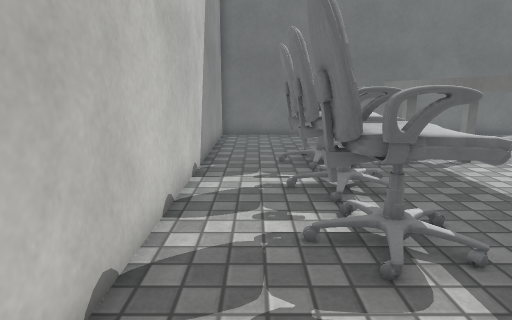
view 1 (above)

12 first-person views from a walk through a scene from a Unity 3-D project. The camera is 1.2 m above the floor, tilts 12° down and sees 75° across. The floor is counted in squares, 0.5 m on a side. Each view is taken from the middle of a square. On the plan, view 1 faces up. The plan holds only what a view shows up to about 20 squares ahead; the rest is blank. The player character is not drawn. Surface patterns are stand-ins for the level's own textures.

view 2
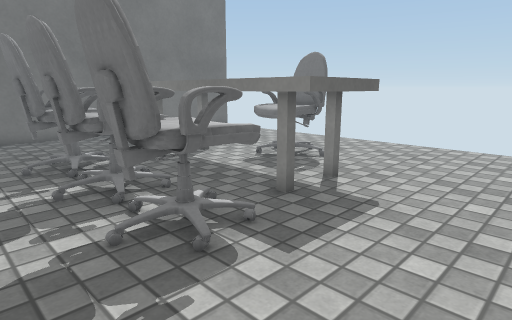

view 3
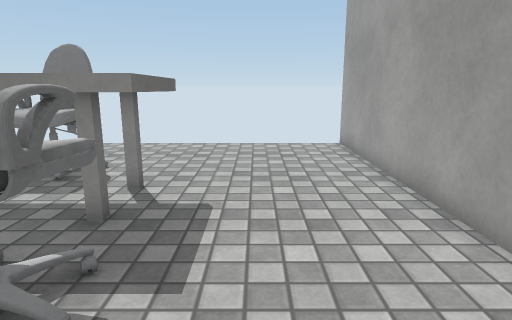

view 4
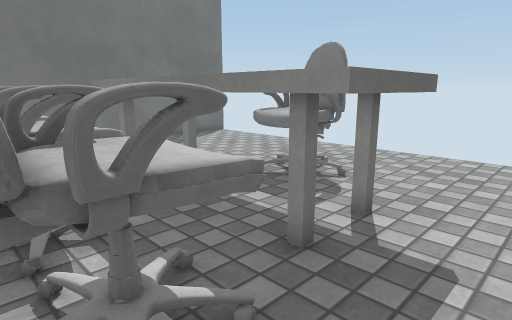

view 5
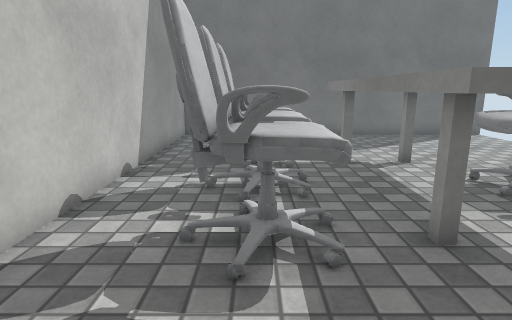

view 6
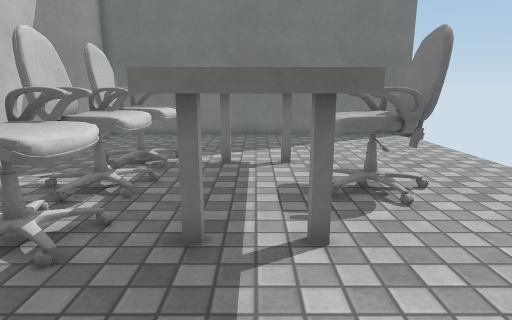

view 7
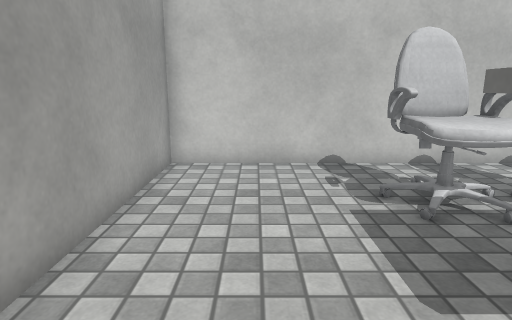

view 8
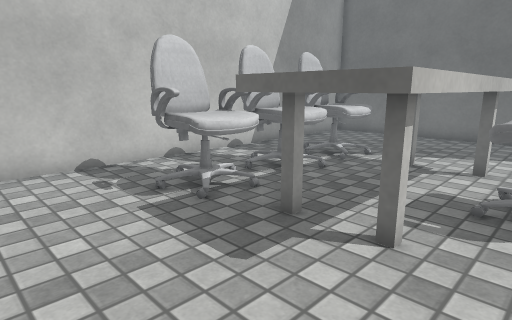

view 9
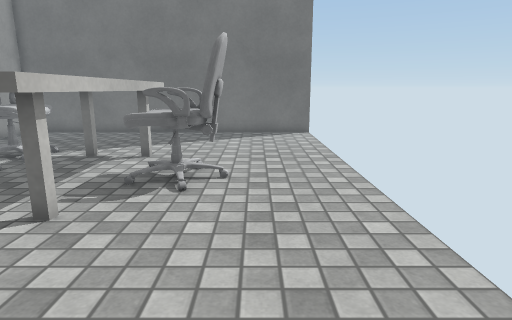

view 10
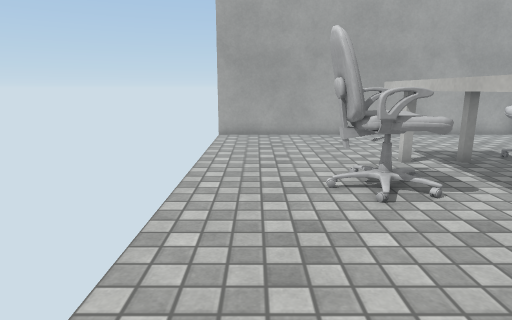

view 11
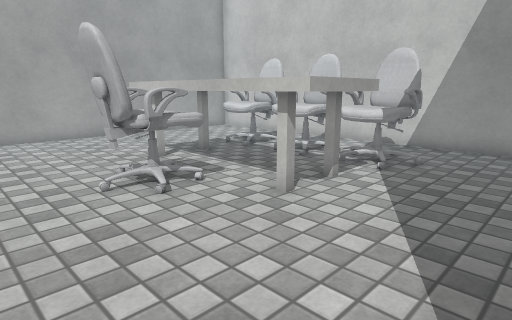

view 12
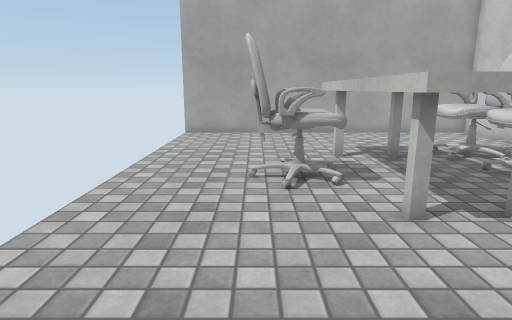

### Floor plan
Key: @ floor where view 1 was taken; # wall or solid block; . floor; ^ raised ledge; T thing the floor can be seen under or through.
Columns run from 2 left of view 1 to 14 right of it. Each row starts with its distance up from view 1.
 18 #################
 17 #...............
 16 #...............
 15 #...............
 14 #...............
 13 #...............
 12 #..#^^T^^^......
 11 #..#^^ ^ ^......
 10 #...^^.^ ^......
  9 #...^^.^ ^^^#...
  8 #..#^^.^ ^^^#...
  7 #...^^.^ ^^^#...
  6 #...^^.^ ^......
  5 #..#^^ ^ ^......
  4 #..#^^T^^^......
  3 #...............
  2 #...............
  1 #...............
  0 #.@.............
 -1 #...............
 -2 #################

Positions as (right, up) in squares from view 1, and headings:
1: (0, 0), facing up
2: (-1, 0), facing up-right
3: (-1, 2), facing right
4: (1, 2), facing up-right
5: (2, 0), facing up
6: (6, 0), facing up
7: (9, 1), facing left
8: (9, 0), facing up-left
9: (11, -1), facing up
10: (12, 16), facing down
11: (13, 16), facing down-left
12: (10, 17), facing down
